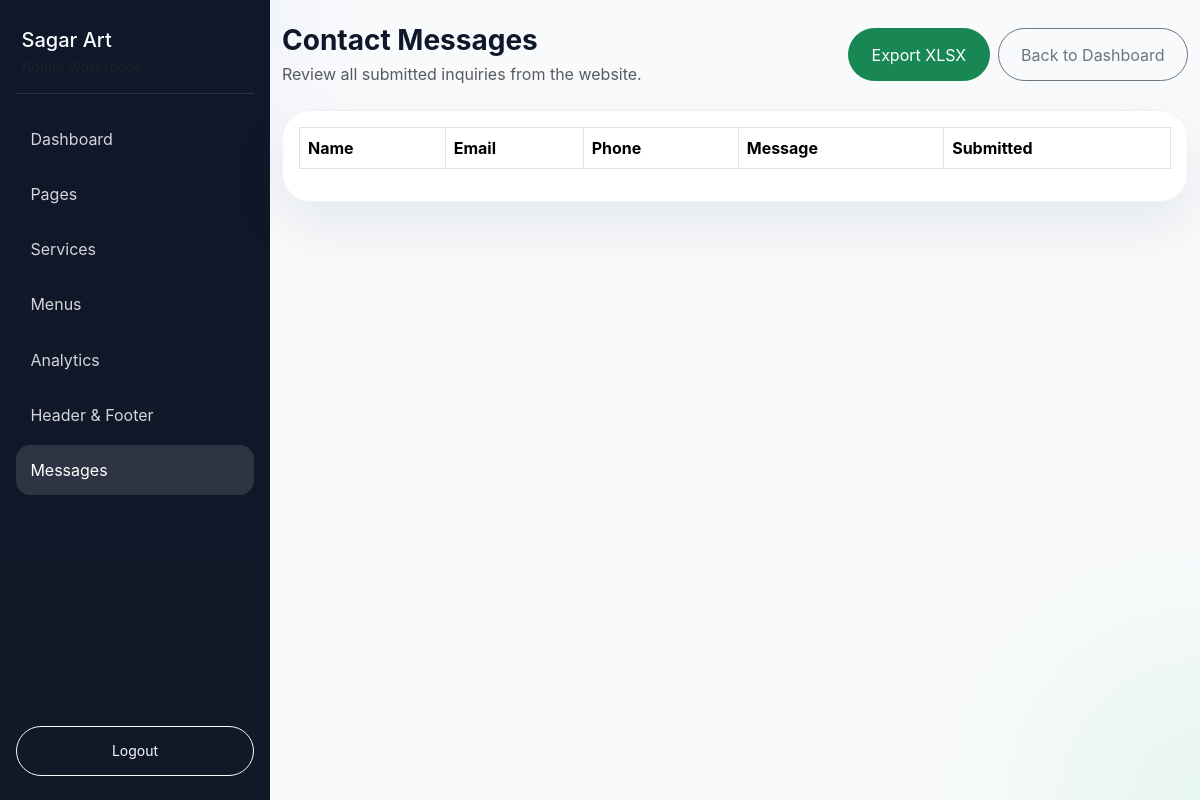
/admin/contact_submissions.php (signed in), run on an earlier commit of the app's database.
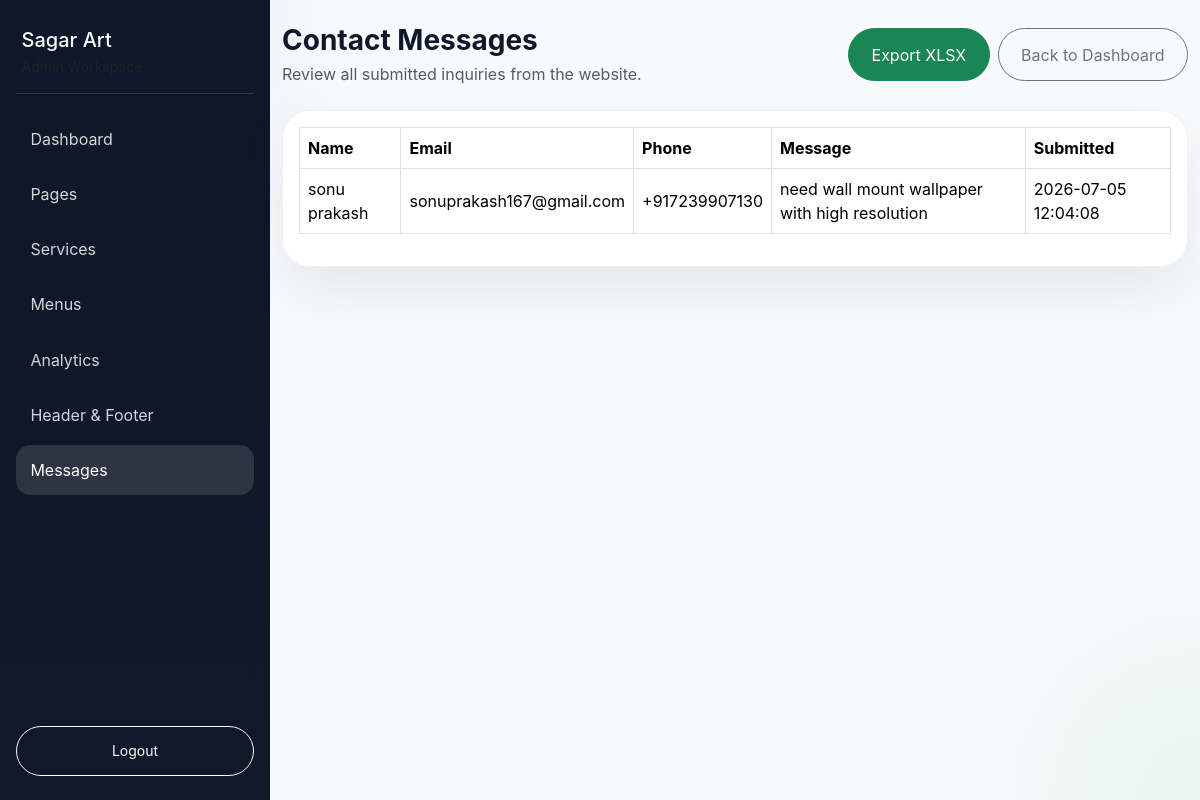
And on a later commit of the database.
### tables this page shows
CREATE TABLE `contact_submissions` (
  `id` int(11) NOT NULL,
  `name` varchar(255) NOT NULL,
  `email` varchar(255) NOT NULL,
  `phone` varchar(255) DEFAULT NULL,
  `message` text NOT NULL,
  `submitted_at` datetime NOT NULL DEFAULT current_timestamp()
);

### admin/contact_submissions.php (the view, shortened to what this page needs)
<?php
require '../includes/config.php';
$submissions = $conn->query('SELECT id, name, email, phone, message, submitted_at FROM contact_submissions ORDER BY submitted_at DESC');
?>
<!DOCTYPE html>
<html lang="en">
<head>
  <link href="https://cdn.jsdelivr.net/npm/bootstrap@5.3.3/dist/css/bootstrap.min.css" rel="stylesheet">
  <link rel="stylesheet" href="../assets/css/style.css">
</head>
<body class="admin-shell">
  <div class="admin-layout">
    <?php include 'includes/sidebar.php'; ?>
    <main class="admin-main">
      <div class="container-fluid py-4">
        <div class="d-flex justify-content-between align-items-center mb-4">
          <div>
            <h3 class="fw-bold mb-1">Contact Messages</h3>
            <p class="text-muted mb-0">Review all submitted inquiries from the website.</p>
          </div>
          <div class="d-flex gap-2">
            <a href="?export=1" class="btn btn-success">Export XLSX</a>
            <a href="dashboard.php" class="btn btn-outline-secondary">Back to Dashboard</a>
          </div>
        </div>
        <div class="card admin-card">
          <div class="card-body">
            <div class="table-responsive">
              <table class="table table-bordered">
                <thead>
                  <tr>
                    <th>Name</th>
                    <th>Email</th>
                    <th>Phone</th>
                    <th>Message</th>
                    <th>Submitted</th>
                  </tr>
                </thead>
                <tbody>
                  <?php while ($row = $submissions->fetch_assoc()): ?>
                    <tr>
                      <td><?php echo htmlspecialchars($row['name']); ?></td>
                      <td><?php echo htmlspecialchars($row['email']); ?></td>
                      <td><?php echo htmlspecialchars($row['phone'] ?? '-'); ?></td>
                      <td><?php echo nl2br(htmlspecialchars($row['message'])); ?></td>
                      <td><?php echo htmlspecialchars($row['submitted_at']); ?></td>
                    </tr>
                  <?php endwhile; ?>
                </tbody>
              </table>
            </div>
          </div>
        </div>
      </div>
    </main>
  </div>
</body>
</html>

### admin/includes/sidebar.php
<?php
$currentPage = basename($_SERVER['PHP_SELF']);
$navItems = [
    ['label' => 'Dashboard', 'url' => 'dashboard.php'],
    ['label' => 'Pages', 'url' => 'page_form.php'],
    ['label' => 'Services', 'url' => 'services.php'],
    ['label' => 'Menus', 'url' => 'menu_form.php'],
    ['label' => 'Analytics', 'url' => 'analytics.php'],
    ['label' => 'Header & Footer', 'url' => 'settings_form.php'],
    ['label' => 'Messages', 'url' => 'contact_submissions.php'],
];
?>
<aside class="admin-sidebar">
  <div class="sidebar-brand">
    <div>
      <h5 class="mb-1">Sagar Art</h5>
      <p class="mb-0 small text-muted">Admin Workspace</p>
    </div>
  </div>
  <nav class="sidebar-nav">
    <?php foreach ($navItems as $item): ?>
      <?php
      $isActive = $currentPage === $item['url'] || ($item['url'] === 'page_form.php' && in_array($currentPage, ['page_form.php', 'page_section_form.php'], true));
      ?>
      <a class="sidebar-link<?php echo $isActive ? ' active' : ''; ?>" href="<?php echo htmlspecialchars($item['url']); ?>">
        <?php echo htmlspecialchars($item['label']); ?>
      </a>
    <?php endforeach; ?>
  </nav>
  <div class="sidebar-footer">
    <a href="logout.php" class="btn btn-outline-light btn-sm w-100">Logout</a>
  </div>
</aside>

What changed in the data, as far as the page shows it:
added contact_submissions: name "sonu prakash", email "sonuprakash167@gmail.com", phone "+917239907130", message "need wall mount wallpaper with high resolution", submitted_at "2026-07-05 12:04:08"
